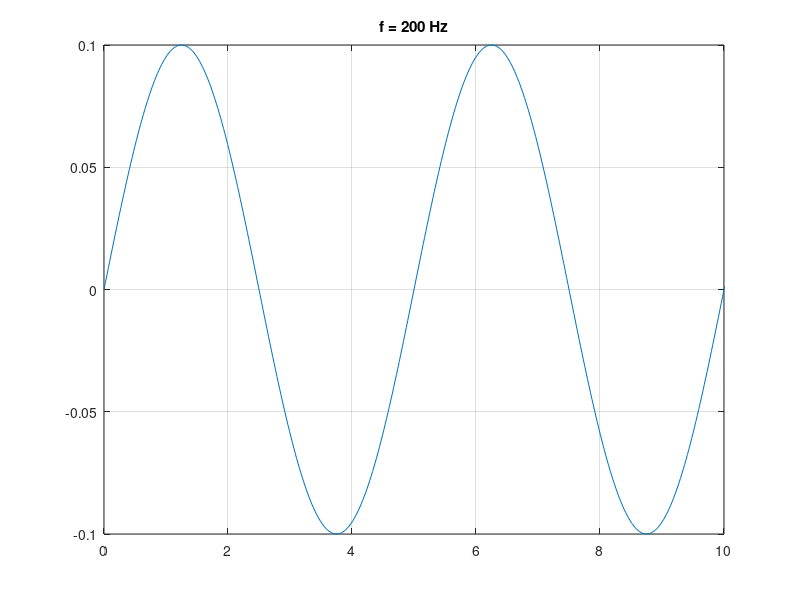

MATLAB code for this plot: (Note: this script raises an error after producing the figure.)
clear;
load('vars.mat');

A=0.1;
f=200;
fname='sin200_a0_1.wav';

y=A*sin(2*pi*f*t);

plot(tds,y);
xlim([0,10]);
ylim([-0.1,0.1]);
title(['f = ', num2str(f), ' Hz']);
grid on;

play_and_save(fs,y,fname);